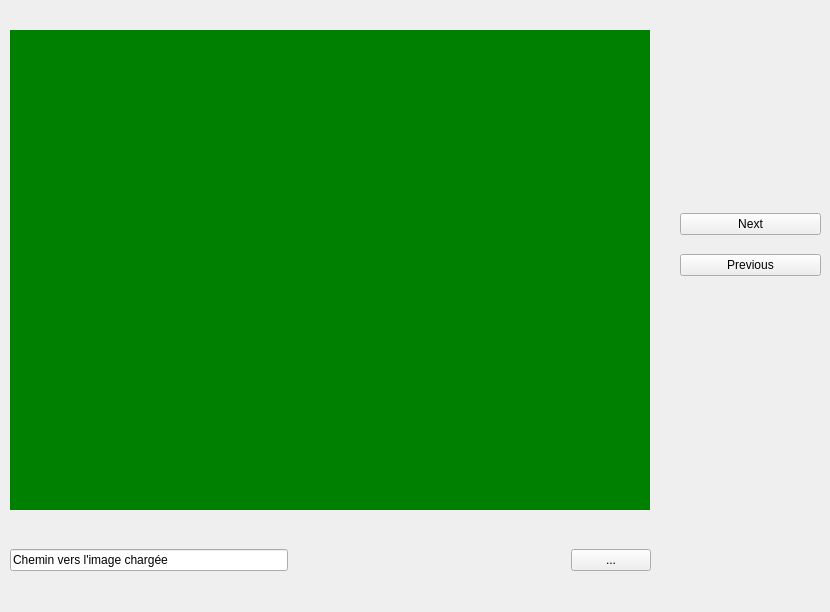
<?xml version="1.0" encoding="UTF-8"?>
<ui version="4.0">
 <class>Form</class>
 <widget class="QWidget" name="Form">
  <property name="geometry">
   <rect>
    <x>0</x>
    <y>0</y>
    <width>830</width>
    <height>612</height>
   </rect>
  </property>
  <property name="windowTitle">
   <string>Form</string>
  </property>
  <widget class="QLabel" name="mLabel">
   <property name="enabled">
    <bool>true</bool>
   </property>
   <property name="geometry">
    <rect>
     <x>10</x>
     <y>30</y>
     <width>640</width>
     <height>480</height>
    </rect>
   </property>
   <property name="minimumSize">
    <size>
     <width>640</width>
     <height>480</height>
    </size>
   </property>
   <property name="styleSheet">
    <string notr="true">background-color: green;</string>
   </property>
   <property name="text">
    <string/>
   </property>
  </widget>
  <widget class="QWidget" name="layoutWidget">
   <property name="geometry">
    <rect>
     <x>680</x>
     <y>200</y>
     <width>141</width>
     <height>91</height>
    </rect>
   </property>
   <layout class="QGridLayout" name="gridLayout">
    <item row="0" column="0">
     <widget class="QPushButton" name="mButtonN">
      <property name="text">
       <string>Next</string>
      </property>
     </widget>
    </item>
    <item row="1" column="0">
     <widget class="QPushButton" name="mButtonP">
      <property name="text">
       <string>Previous</string>
      </property>
     </widget>
    </item>
   </layout>
  </widget>
  <widget class="QWidget" name="layoutWidget">
   <property name="geometry">
    <rect>
     <x>10</x>
     <y>520</y>
     <width>641</width>
     <height>81</height>
    </rect>
   </property>
   <layout class="QHBoxLayout" name="horizontalLayout">
    <item>
     <widget class="QLineEdit" name="mLineEdit">
      <property name="text">
       <string>Chemin vers l'image chargée</string>
      </property>
      <property name="readOnly">
       <bool>true</bool>
      </property>
     </widget>
    </item>
    <item>
     <spacer name="horizontalSpacer">
      <property name="orientation">
       <enum>Qt::Horizontal</enum>
      </property>
      <property name="sizeHint" stdset="0">
       <size>
        <width>40</width>
        <height>20</height>
       </size>
      </property>
     </spacer>
    </item>
    <item>
     <widget class="QPushButton" name="mButtonBrowse">
      <property name="text">
       <string>...</string>
      </property>
     </widget>
    </item>
   </layout>
  </widget>
 </widget>
 <resources/>
 <connections>
  <connection>
   <sender>mButtonBrowse</sender>
   <signal>clicked()</signal>
   <receiver>Form</receiver>
   <slot>LoadFiles()</slot>
   <hints>
    <hint type="sourcelabel">
     <x>627</x>
     <y>554</y>
    </hint>
    <hint type="destinationlabel">
     <x>778</x>
     <y>527</y>
    </hint>
   </hints>
  </connection>
  <connection>
   <sender>mButtonN</sender>
   <signal>clicked()</signal>
   <receiver>Form</receiver>
   <slot>Next()</slot>
   <hints>
    <hint type="sourcelabel">
     <x>746</x>
     <y>215</y>
    </hint>
    <hint type="destinationlabel">
     <x>739</x>
     <y>140</y>
    </hint>
   </hints>
  </connection>
  <connection>
   <sender>mButtonP</sender>
   <signal>clicked()</signal>
   <receiver>Form</receiver>
   <slot>Previous()</slot>
   <hints>
    <hint type="sourcelabel">
     <x>763</x>
     <y>266</y>
    </hint>
    <hint type="destinationlabel">
     <x>745</x>
     <y>364</y>
    </hint>
   </hints>
  </connection>
 </connections>
 <slots>
  <slot>LoadFiles()</slot>
  <slot>Next()</slot>
  <slot>Previous()</slot>
 </slots>
</ui>
